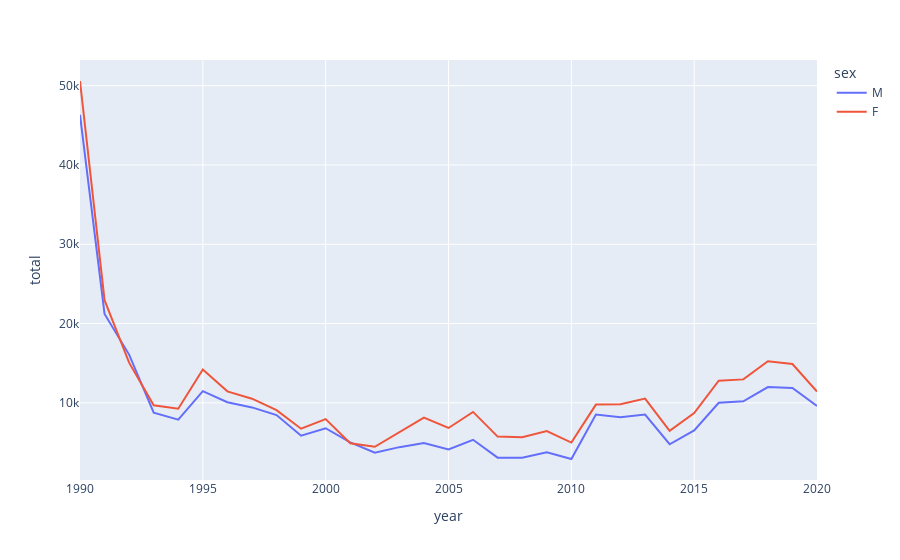

Notebook code for this chart:
### Code cell
px.line(data_frame=df_roman_notot, x='year', y='total', color='sex')

### Figure 1 — Plotly figure (JSON) as saved in the notebook; plotly's stock layout.template omitted (floating-point values rounded to 4 significant figures)
{"data": [{"hovertemplate": "sex=M<br>year=%{x}<br>total=%{y}<extra></extra>", "legendgroup": "M", "line": {"color": "#636efa", "dash": "solid"}, "marker": {"symbol": "circle"}, "mode": "lines", "name": "M", "orientation": "v", "showlegend": true, "type": "scatter", "x": ["1990-01-01T00:00:00", "1991-01-01T00:00:00", "1992-01-01T00:00:00", "1993-01-01T00:00:00", "1994-01-01T00:00:00", "1995-01-01T00:00:00", "1996-01-01T00:00:00", "1997-01-01T00:00:00", "1998-01-01T00:00:00", "1999-01-01T00:00:00", "2000-01-01T00:00:00", "2001-01-01T00:00:00", "2002-01-01T00:00:00", "2003-01-01T00:00:00", "2004-01-01T00:00:00", "2005-01-01T00:00:00", "2006-01-01T00:00:00", "2007-01-01T00:00:00", "2008-01-01T00:00:00", "2009-01-01T00:00:00", "2010-01-01T00:00:00", "2011-01-01T00:00:00", "2012-01-01T00:00:00", "2013-01-01T00:00:00", "2014-01-01T00:00:00", "2015-01-01T00:00:00", "2016-01-01T00:00:00", "2017-01-01T00:00:00", "2018-01-01T00:00:00", "2019-01-01T00:00:00", "2020-01-01T00:00:00"], "xaxis": "x", "y": [46335, 21211, 16085, 8751, 7886, 11478, 10079, 9423, 8460, 5858, 6798, 5011, 3700, 4413, 4934, 4110, 5341, 3088, 3069, 3768, 2917, 8527, 8174, 8526, 4776, 6521, 10007, 10198, 11989, 11873, 9610], "yaxis": "y"}, {"hovertemplate": "sex=F<br>year=%{x}<br>total=%{y}<extra></extra>", "legendgroup": "F", "line": {"color": "#EF553B", "dash": "solid"}, "marker": {"symbol": "circle"}, "mode": "lines", "name": "F", "orientation": "v", "showlegend": true, "type": "scatter", "x": ["1990-01-01T00:00:00", "1991-01-01T00:00:00", "1992-01-01T00:00:00", "1993-01-01T00:00:00", "1994-01-01T00:00:00", "1995-01-01T00:00:00", "1996-01-01T00:00:00", "1997-01-01T00:00:00", "1998-01-01T00:00:00", "1999-01-01T00:00:00", "2000-01-01T00:00:00", "2001-01-01T00:00:00", "2002-01-01T00:00:00", "2003-01-01T00:00:00", "2004-01-01T00:00:00", "2005-01-01T00:00:00", "2006-01-01T00:00:00", "2007-01-01T00:00:00", "2008-01-01T00:00:00", "2009-01-01T00:00:00", "2010-01-01T00:00:00", "2011-01-01T00:00:00", "2012-01-01T00:00:00", "2013-01-01T00:00:00", "2014-01-01T00:00:00", "2015-01-01T00:00:00", "2016-01-01T00:00:00", "2017-01-01T00:00:00", "2018-01-01T00:00:00", "2019-01-01T00:00:00", "2020-01-01T00:00:00"], "xaxis": "x", "y": [50594, 22949, 15067, 9695, 9260, 14197, 11447, 10522, 9076, 6736, 7955, 4910, 4454, 6260, 8148, 6828, 8856, 5742, 5670, 6443, 4989, 9780, 9827, 10530, 6475, 8714, 12800, 12958, 15240, 14902, 11421], "yaxis": "y"}], "layout": {"legend": {"title": {"text": "sex"}, "tracegroupgap": 0}, "margin": {"t": 60}, "xaxis": {"anchor": "y", "domain": [0, 1], "title": {"text": "year"}}, "yaxis": {"anchor": "x", "domain": [0, 1], "title": {"text": "total"}}}}
